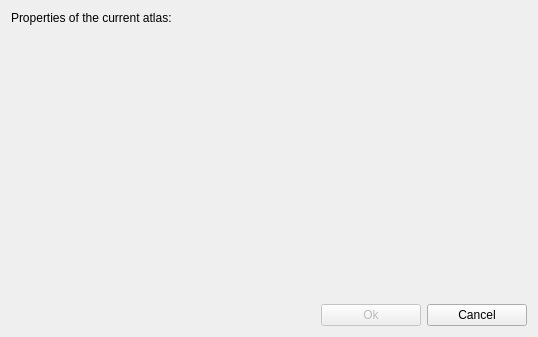
<?xml version="1.0" encoding="UTF-8"?>
<ui version="4.0">
 <class>atlas_properties_dialog</class>
 <widget class="QDialog" name="atlas_properties_dialog">
  <property name="geometry">
   <rect>
    <x>0</x>
    <y>0</y>
    <width>538</width>
    <height>337</height>
   </rect>
  </property>
  <property name="windowTitle">
   <string>Atlas Properties</string>
  </property>
  <layout class="QVBoxLayout" name="verticalLayout" stretch="0,1,0">
   <item>
    <widget class="QLabel" name="lblTitle">
     <property name="text">
      <string>Properties of the current atlas:</string>
     </property>
    </widget>
   </item>
   <item>
    <widget class="AtlasPropertiesWidget" name="wdAtlasProperties" native="true"/>
   </item>
   <item>
    <layout class="QHBoxLayout" name="horizontalLayout">
     <item>
      <spacer name="lyButtons">
       <property name="orientation">
        <enum>Qt::Horizontal</enum>
       </property>
       <property name="sizeHint" stdset="0">
        <size>
         <width>40</width>
         <height>20</height>
        </size>
       </property>
      </spacer>
     </item>
     <item>
      <widget class="QPushButton" name="btnOk">
       <property name="enabled">
        <bool>false</bool>
       </property>
       <property name="minimumSize">
        <size>
         <width>100</width>
         <height>0</height>
        </size>
       </property>
       <property name="text">
        <string>Ok</string>
       </property>
       <property name="default">
        <bool>true</bool>
       </property>
      </widget>
     </item>
     <item>
      <widget class="QPushButton" name="btnCancel">
       <property name="minimumSize">
        <size>
         <width>100</width>
         <height>0</height>
        </size>
       </property>
       <property name="text">
        <string>Cancel</string>
       </property>
      </widget>
     </item>
    </layout>
   </item>
  </layout>
 </widget>
 <customwidgets>
  <customwidget>
   <class>AtlasPropertiesWidget</class>
   <extends>QWidget</extends>
   <header>view/atlas_properties_widget.h</header>
   <container>1</container>
  </customwidget>
 </customwidgets>
 <tabstops>
  <tabstop>btnOk</tabstop>
  <tabstop>btnCancel</tabstop>
 </tabstops>
 <resources/>
 <connections/>
</ui>
